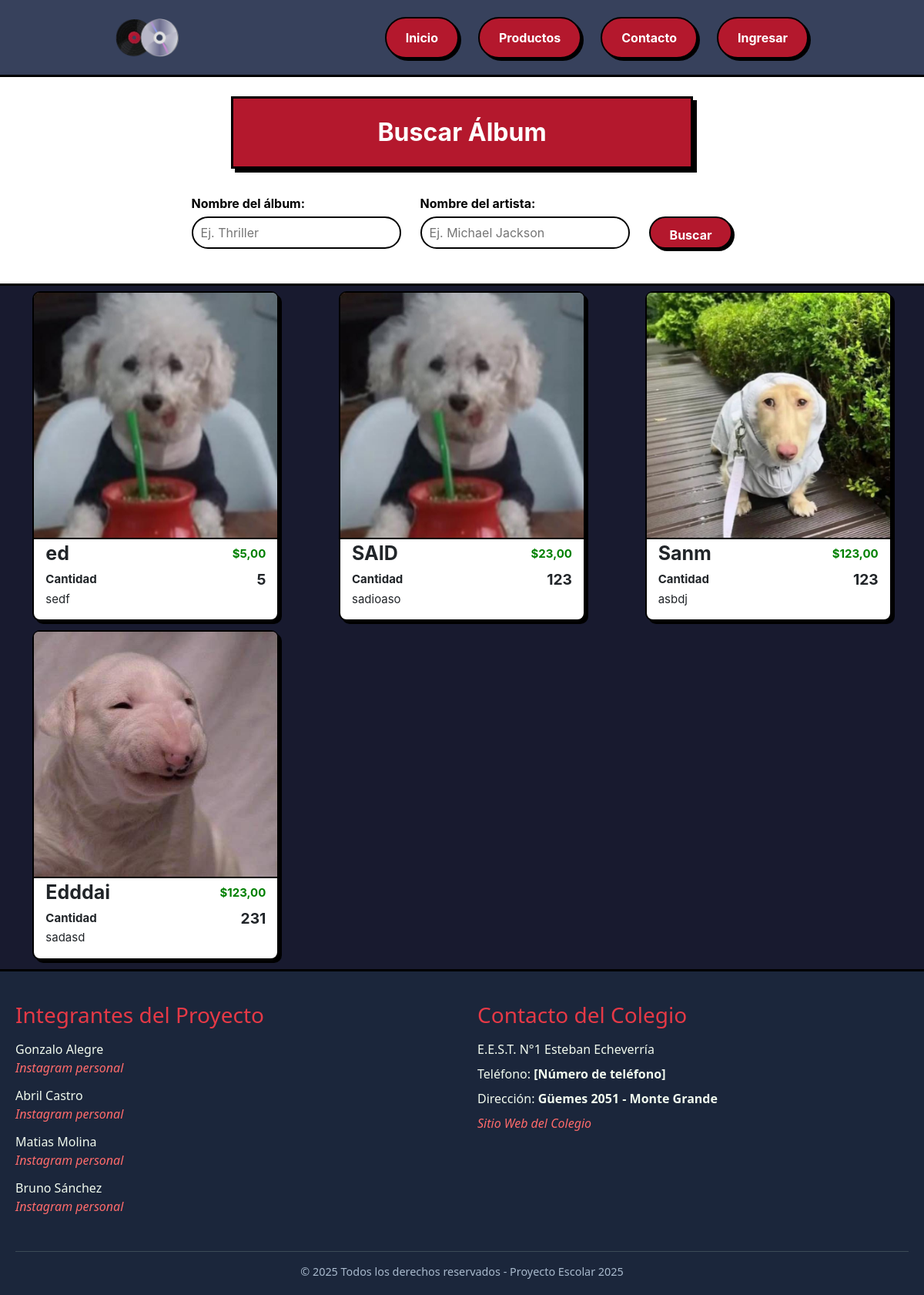
Page /Producto/ on the earlier database version.
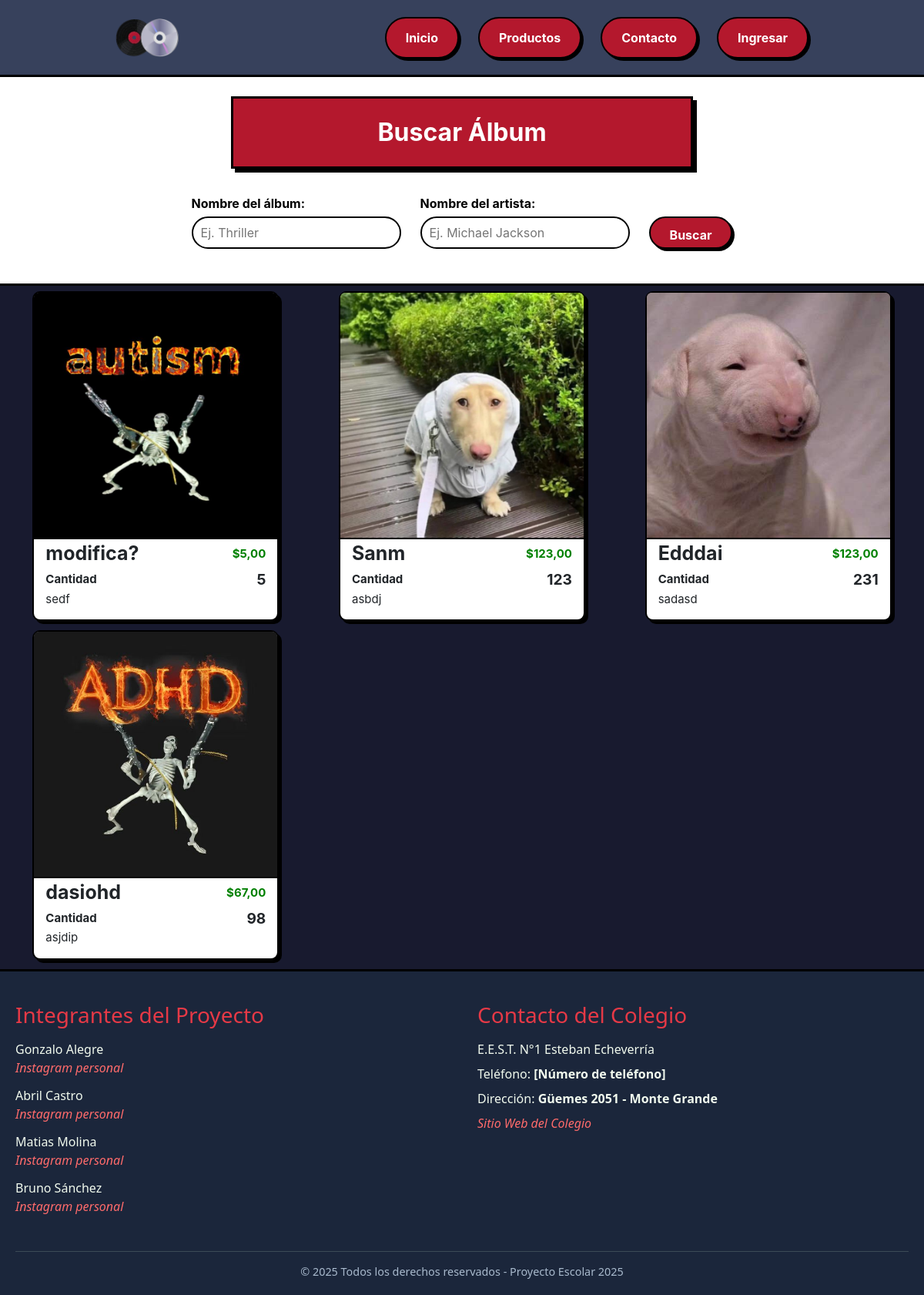
Same page on the later database version.
### Api/models.py (models this page shows, shortened)
class Producto(models.Model):
    Codigo = models.AutoField(primary_key=True)
    Nombre = models.CharField(max_length=100)
    Descripcion = models.TextField()
    Precio = models.DecimalField(max_digits=10, decimal_places=2)
    Stock = models.IntegerField()
    Imagen = models.ImageField(upload_to="Musimg", null=True)

### Api/views.py (the view)
# urls.py: path('Producto/', producto, name='Producto'),
def producto(request):
    query= Producto.objects.all()
    filtroNom = request.GET.get('filtroNom')
    filtroDes = request.GET.get('filtroDes')
    condiciones = Q()
    if filtroNom:
        condiciones |= Q(Nombre__icontains=filtroNom)
    if filtroDes:
        condiciones |= Q(Descripcion__contains=filtroDes)
    if condiciones:
        query = query.filter(condiciones)
    return render(request, "pages/Productos.html", {"productos": query})

### Api/context_processors.py (called while the page is built)
def low_stock_count(request):
    return {
        'low_stock_count': Producto.objects.filter(Stock__lt=5).count()
    }

### Api/templates/Pages/Productos.html
{% extends "index.html" %}
{% block content %}
<div class="buscador">
    <form action="" method="get" class="formu-buscador">
        <div class="title">
            <h2>Buscar Álbum</h2>
        </div>
        <div class="grupo-busqueda">
            <div class="campo-busqueda">
                <label for="filtroNomAlbum">Nombre del álbum:</label>
                <input type="text" name="filtroNom" id="filtroNomAlbum" placeholder="Ej. Thriller">
            </div>
            <div class="campo-busqueda">
                <label for="filtroNomArtista">Nombre del artista:</label>
                <input type="text" name="filtroDes" id="filtroNomArtista" placeholder="Ej. Michael Jackson">
            </div>
            <div class="campo-boton">
                <input type="submit" value="Buscar">
            </div>
        </div>
            <div class="tarjetas">
                {% for i in productos %}
                <div class="tar">
                    <img src="{{i.Imagen.url}}" alt="">
                    <div class="nomprec truncate">
                        <p style="max-width: 75%; white-space: nowrap; overflow: hidden; text-overflow: ellipsis; font-size: 25px;">{{i.Nombre}}</p>
                        <p class="precio" style="font-size: 15px;">${{i.Precio}}</p>
                    </div>
                    <div class="nomprec">
                        <p style="font-size: 15px;">Cantidad</p>
                        <p>{{i.Stock}}</p>
                    </div>
                    <p class="descripcion" style="white-space: nowrap; overflow: hidden; text-overflow: ellipsis; max-width: 320px;">{{i.Descripcion}}</p>
                </div>
            {% endfor %}
        </div>
{% endblock content %}

### Api/templates/index.html (shortened to what this page needs)
<!DOCTYPE html>
<html lang="en">
{% load static %}
<head>
    <link href="https://cdn.jsdelivr.net/npm/bootstrap@5.3.7/dist/css/bootstrap.min.css" rel="stylesheet"
>
    <link rel="stylesheet" href="{% static 'css/style.css' %}">
</head>
<body>
    <header>
        <div>
            <a href="" class="logo">
                <img src="{% static 'src/images/favicon.png' %}" alt="">
            </a>
        </div>
        <nav class="navbar desktop-navbar">
            <ul>
                <li><a href="{% url 'Home' %}" class="btnsnd"><span>Inicio</span></a></li>
                <li><a href="{% url 'Producto' %}" class="btnsnd"><span>Productos</span></a></li>
                <li><a href="#contacto" class="btnsnd"><span>Contacto</span></a></li>
                {% if user.is_authenticated %}
                {% if user.is_staff %}
                <li><a href="{% url 'Registro' %}" class="btnsnd" style="gap: 5px;">
                    <span>Administrar</span>
                    {% if low_stock_count > 0 %}
                    <span style="color: #fff; font-weight: bold; margin-top: 2px; background: red; border-radius: 100px; padding: 5px; border: 2px solid #fff;">{{ low_stock_count }}</span>
                    {% endif %}
                </a></li>
                {% endif %}
                <li><a href="{% url 'logouts' %}" class="btnsnd"><span>Cerrar Sesión</span></a></li>
                {% else %}
                <li><a href="{% url 'login' %}" class="btnsnd"><span>Ingresar</span></a></li>
                {% endif %}
            </ul>
        </nav>
    </header>
    {% block content %}{% endblock %}
    <footer id="contacto" class="footer-contacto">
        <div class="footer-contenido">
            <div class="footer-integrantes">
                <h3>Integrantes del Proyecto</h3>
                <ul>
                    <li>
                        Gonzalo Alegre<br>
                        <a href="https://www.instagram.com/gnzzaar?igsh=aW4zOXl6OGszajVj"
                            class="instagram-link">Instagram personal</a>
                    </li>
                    <li>
                        Abril Castro<br>
                        <a href="https://www.instagram.com/apfelsoja?igsh=MXJsOHU2ZGVnZncxYw=="
                            class="instagram-link">Instagram personal</a>
                    </li>
                    <li>
                        Matias Molina<br>
                        <a href="https://www.instagram.com/mts_mlna?igsh=dzIwaDBkam85MGg1"
                            class="instagram-link">Instagram personal</a>
                    </li>
                    <li>
                        Bruno Sánchez<br>
                        <a href="https://www.instagram.com/grumno_eze?igsh=YXJidHF1bXlmb3F1"
                            class="instagram-link">Instagram personal</a>
                    </li>
                </ul>
            </div>
            <div class="footer-colegio">
                <h3>Contacto del Colegio</h3>
                <p>E.E.S.T. N°1 Esteban Echeverría</p>
                <p>Teléfono: <span class="colegio-dato">[Número de teléfono]</span></p>
                <p>Dirección: <span class="colegio-dato">Güemes 2051 - Monte Grande</span></p>
                <p><a href="https://sites.google.com/view/tecnica1montegrande/inicio" class="web-link">Sitio Web del
                        Colegio</a></p>
            </div>
        </div>
        <div class="footer-derechos">
            <p>© 2025 Todos los derechos reservados - Proyecto Escolar 2025 </p>
        </div>
    </footer>
</body>
</html>

### Api/static/css/style.css (style rules this page uses)
* { padding: 0; margin: 0; box-sizing: border-box; }
html { scroll-behavior: smooth; }
body { background: #242E49; font-family: Inter; }
.navbar { height: 100%; padding: 0; }
.navbar ul { list-style: none; display: flex; margin-bottom: 0; height: 100%; gap: 25px; }
.navbar ul li a { text-decoration: none; height: 50%; align-items: center; justify-content: center; display: flex; padding: 25px; background: #B4182D; border-radius: 50px; border: 2px solid #000; box-shadow: 3px 3px #000; transition: transform .1s ease, box-shadow .1s ease; }
.navbar ul li a span { text-align: center; font-weight: bold; color: #FFF; }
.navbar ul li { display: flex; justify-content: center; align-items: center; }
header { display: flex; width: 100%; height: 100px; justify-content: space-between; align-items: center; padding-left: 150px; padding-right: 150px; border-bottom: 3px solid #000; background: #37415c; }
.logo img { height: 50px; }
.tarjetas { display: grid; background: #181A2F ; grid-template-columns: repeat(auto-fit, minmax(320px, 1fr)); gap: 7px; padding: 7px; justify-items: center; }
.precio { color: green; }
:root { --section-background-color: #1B263B; --accent-color: #E63946; --secondary-accent-color: #FF6B6B; --text-color: #F1FAEE; --button-color: #E63946; }
.buscador { display: flex; justify-content: center; align-items: center; width: 100%; }
.formu-buscador { background-color: var(--section-background-color); border-radius: 10px; box-shadow: 0 4px 12px rgba(0, 0, 0, 0.4); width: 100%; }
.title { background: #fff; text-align: center; margin-bottom: 0; width: 100%; display: flex; justify-content: center; padding-top: 25px; padding-bottom: 25px; }
.title h2 { background: #B4182D; width: 50%; padding: 25px; border: 3px solid #000; box-shadow: 5px 5px #000; color: #fff; font-weight: bold; transition: box-shadow .1s ease, transform .1s ease; }
.grupo-busqueda { display: flex; gap: 25px; align-items: flex-end; justify-content: center; padding-bottom: 45px; border-bottom: 3px solid #000; background: #fff; }
.campo-busqueda { display: flex; flex-direction: column; }
.campo-busqueda label { font-weight: bold; color: #000; margin-bottom: 5px; text-align: left; }
.campo-busqueda input { height: 42px; padding: 10px; border: 2px solid #000; border-radius: 50px; background-color: #fff; color: #000; font-size: 1em; }
.campo-boton input[type="submit"] { background: #B4182D; font-weight: bold; color: #fff; border: none; padding: 10px 25px; height: 42px; border-radius: 50px; border: 2px solid #000; box-shadow: 3px 3px #000; font-size: 1em; cursor: pointer; transition: box-shadow .1s ease, transform .1s ease; }
.footer-contacto { border-top: 3px solid #000; background-color: #1B263B; color: #F1FAEE; padding: 40px 20px 20px; font-family: 'Segoe UI', sans-serif; }
.footer-contenido { display: flex; justify-content: space-between; flex-wrap: wrap; max-width: 1200px; margin: 0 auto; gap: 40px; }
.footer-integrantes, .footer-colegio { flex: 1; min-width: 250px; }
.footer-integrantes h3, .footer-colegio h3 { color: #E63946; margin-bottom: 15px; }
.footer-integrantes ul { list-style: none; padding: 0; }
.footer-integrantes li { margin-bottom: 12px; }
.instagram-link, .web-link { color: #FF6B6B; text-decoration: none; font-style: italic; }
.footer-colegio p { margin: 8px 0; }
.colegio-dato { font-weight: bold; color: #F1FAEE; }
.footer-derechos { text-align: center; border-top: 1px solid #3C4A56; margin-top: 30px; padding-top: 15px; font-size: 0.9em; color: #A9BACD; }
.tar { width: 320px; background-color: #fff; border-radius: 10px; box-shadow: 4px 4px #000; border: 2px solid #000; transition: transform .15s ease, box-shadow .15s ease; padding-bottom: 15px; margin-bottom: 5px; }
.tar img { border-radius: 6px 6px 0 0; height: 320px; width: 100%; object-fit: cover; border-bottom: 2px solid #000; }
.nomprec { display: flex; justify-content: space-between; padding: 0 15px 0; font-size: 1.2em; font-weight: bold; align-items: center; }
p { margin-bottom: 0; }
.descripcion { font-size: 15px; padding: 0 15px 0; }

Differences in the rows shown:
removed Producto: Imagen (picture), Nombre "SAID", Precio "23,00", Stock "123", Descripcion "sadioaso"
changed Producto "sedf": Imagen: a different picture; Nombre "ed" → "modifica?"
added Producto: Imagen (picture), Nombre "dasiohd", Precio "67,00", Stock "98", Descripcion "asjdip"
